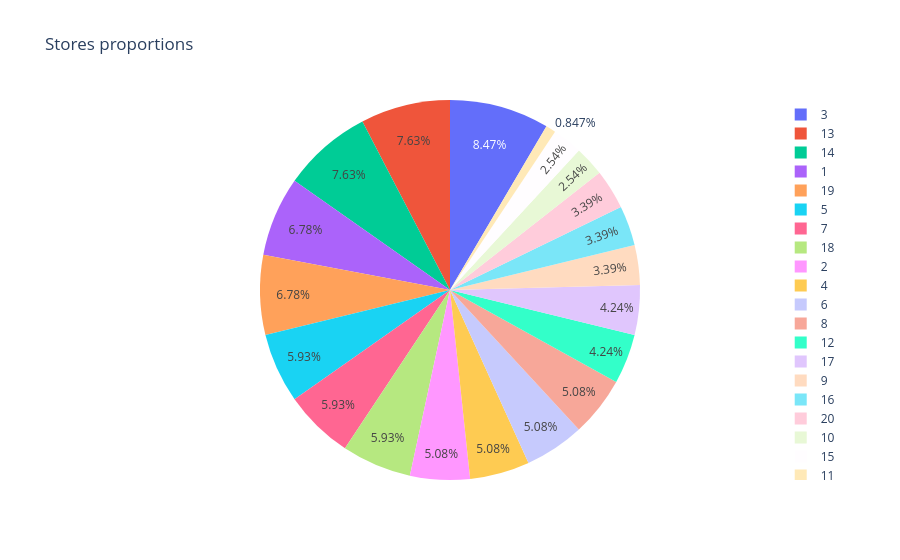

This figure's notebook cell:
### Code cell
df_store = df['store'].value_counts().reset_index()
fig = px.pie(df_store.sort_values("store"),
             names = "store", 
             values = "count", 
             title = "Stores proportions", 
             labels={"count": "number"},
            color_discrete_sequence = px.colors.qualitative.Plotly)
fig.show()

### Figure 1 — Plotly figure (JSON) as saved in the notebook; plotly's stock layout.template omitted (floating-point values rounded to 4 significant figures)
{"data": [{"domain": {"x": [0, 1], "y": [0, 1]}, "hovertemplate": "store=%{label}<br>number=%{value}<extra></extra>", "labels": [1, 2, 3, 4, 5, 6, 7, 8, 9, 10, 11, 12, 13, 14, 15, 16, 17, 18, 19, 20], "legendgroup": "", "name": "", "showlegend": true, "type": "pie", "values": [8, 6, 10, 6, 7, 6, 7, 6, 4, 3, 1, 5, 9, 9, 3, 4, 5, 7, 8, 4]}], "layout": {"legend": {"tracegroupgap": 0}, "piecolorway": ["#636EFA", "#EF553B", "#00CC96", "#AB63FA", "#FFA15A", "#19D3F3", "#FF6692", "#B6E880", "#FF97FF", "#FECB52"], "title": {"text": "Stores proportions"}}}
